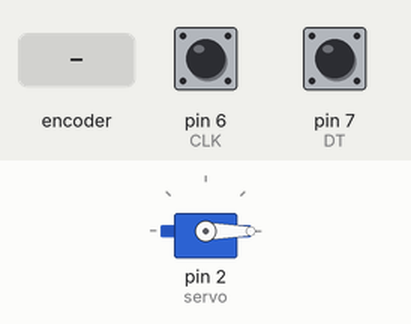
Simulated run of this program. Board: Arduino Uno, built with avr-gcc and run on an emulated ATmega328P. On the bench: servo. The inputs (shaded band) are chosen by the test bench; at power-on: pin 6 (CLK) HIGH, pin 7 (DT) HIGH. What the program prints to the serial monitor is not drawn.

Above: at 1.2 s.
1.3 s: rotary encoder on pin 6 (CLK) / pin 7 (DT) turned 2 steps (second pin leading)
Timing chart, 0 to 4.3 s (numbered marks = the images above; inputs shaded):
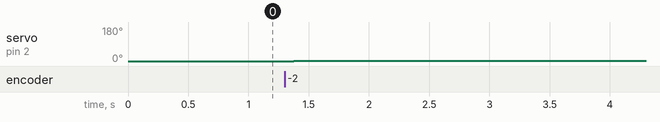

Measured:
- after the input at 1.3 s, servo on pin 2 (servo): 0° → 1° after 0.08 s, → 2° 0.20 s later

The program:

main.cpp
```cpp
#include<Arduino.h>
#include <Servo.h>

// Rotary Encoder Inputs
#define CLK 6
#define DT 7

Servo servo;
int counter = 0;
int currentStateCLK;
int lastStateCLK;

void setup() {

  // Set encoder pins as inputs
  pinMode(CLK,INPUT);
  pinMode(DT,INPUT);

  // Setup Serial Monitor
  Serial.begin(9600);

  // Attach servo on pin 9 to the servo object
  servo.attach(2);
  servo.write(counter);

  // Read the initial state of CLK
  lastStateCLK = digitalRead(CLK);
}

void loop() {

  // Read the current state of CLK
  currentStateCLK = digitalRead(CLK);

  // If last and current state of CLK are different, then pulse occurred
  // React to only 1 state change to avoid double count
  //i.e only one rotation ye nhi ki bc kutto ki tarah dabaei jaa rhe
  if (currentStateCLK != lastStateCLK  && currentStateCLK == 1){

    // If the DT state is different than the CLK state then
    // the encoder is rotating CCW so decrement
    if (digitalRead(DT) != currentStateCLK) { //anti/counterClockwise
      counter --;
      if (counter<0)
        counter=0;
    } else {
      // Encoder is rotating CW so increment
      counter ++;
      if (counter>179)
        counter=179;
    }
    // Move the servo
    servo.write(counter);
    Serial.print("Position: ");
    Serial.println(counter);
  }

  // Remember last CLK state
  lastStateCLK = currentStateCLK;
}
```
